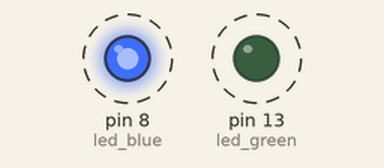
Recording of a sketch running on a simulated Arduino Uno, built with avr-gcc and run on an emulated ATmega328P. Parts: output pins drawn as LEDs (lit = HIGH). Dashed ring = blinking.

Above: at 0.2 s.
Timing chart, 0 to 3.0 s (numbered marks = the images above):
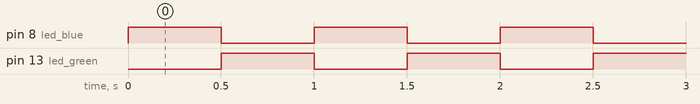

Measured:
- by itself, pin 8 (led_blue), pin 13 (led_green): alternates HIGH for 0.50 s and LOW for 0.50 s

The sketch:

zwei_led_nacheinander_blinken.ino
```cpp
int led_blue = 8;
int led_green = 13;

void setup() {
  pinMode(led_blue,OUTPUT);
  pinMode(led_green,OUTPUT);
}

void loop() {
  digitalWrite(led_blue,HIGH);
  digitalWrite(led_green,LOW);
  delay(500);
  digitalWrite(led_blue,LOW);
  digitalWrite(led_green,HIGH);
  delay(500);
}
```
